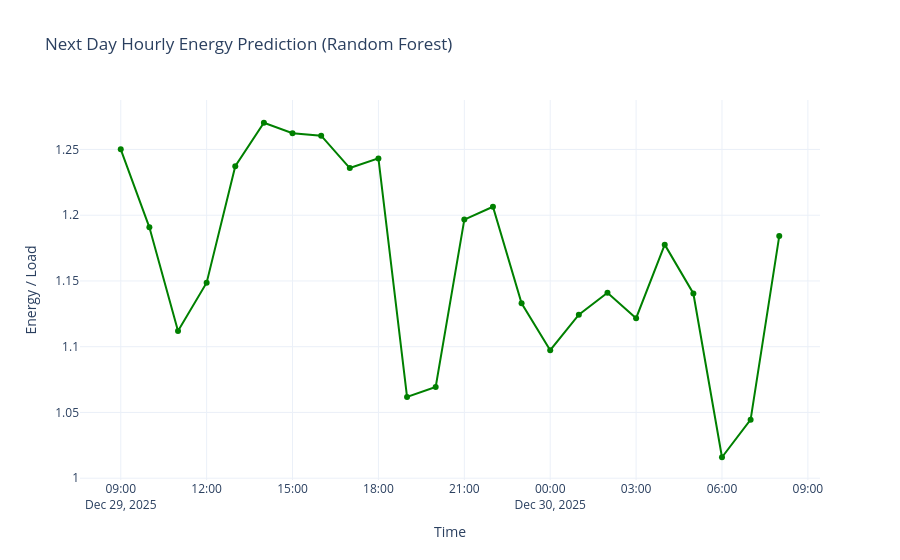

This figure's notebook cell:
### Code cell
# -----------------------------
# 1. Identify last timestamp
# -----------------------------
last_time = rf_X.index.max()
print("Last timestamp:", last_time)

# -----------------------------
# 2. Create next day hourly timestamps
# -----------------------------
next_day_times = pd.date_range(
    start=last_time + pd.Timedelta(hours=1),
    periods=24,
    freq="h"
)

next_day_X = pd.DataFrame(index=next_day_times)
next_day_X["hour"] = next_day_X.index.hour
next_day_X["weekday"] = next_day_X.index.weekday

hour = next_day_X["hour"]
weekday = next_day_X["weekday"]

# -----------------------------
# 3. Prepare historical stats (PAST DATA ONLY)
# -----------------------------
hist_df = rf_X.loc[rf_X.index < next_day_times[0]].copy()
hist_df["hour"] = hist_df.index.hour
hist_df["weekday"] = hist_df.index.weekday

# Weekday + hour mean
weekday_hour_means = (
    hist_df
    .groupby(["weekday", "hour"])[["AVG_CURRENT", "AVG_V_LN"]]
    .mean()
)

# Hour-only fallback
hour_means = hist_df.groupby("hour")[["AVG_CURRENT", "AVG_V_LN"]].mean()

# -----------------------------
# 4. Populate AVG_CURRENT & AVG_V_LN (CORRECT WAY)
# -----------------------------
next_day_X = next_day_X.merge(
    weekday_hour_means,
    left_on=["weekday", "hour"],
    right_index=True,
    how="left"
)

# Fallbacks
for col in ["AVG_CURRENT", "AVG_V_LN"]:
    next_day_X[col] = next_day_X[col].fillna(
        next_day_X["hour"].map(hour_means[col])
    )

next_day_X[["AVG_CURRENT", "AVG_V_LN"]] = (
    next_day_X[["AVG_CURRENT", "AVG_V_LN"]]
    .fillna(hist_df[["AVG_CURRENT", "AVG_V_LN"]].mean())
)

# -----------------------------
# 5. Power proxy
# -----------------------------
next_day_X["power_proxy"] = (
    next_day_X["AVG_CURRENT"] * next_day_X["AVG_V_LN"]
)

# -----------------------------
# 6. Cyclical time encoding
# -----------------------------
next_day_X["hour_sin"] = np.sin(2 * np.pi * hour / 24)
next_day_X["hour_cos"] = np.cos(2 * np.pi * hour / 24)
next_day_X["weekday_sin"] = np.sin(2 * np.pi * weekday / 7)
next_day_X["weekday_cos"] = np.cos(2 * np.pi * weekday / 7)

# -----------------------------
# 7. Lag features (target-based)
# -----------------------------
hist_df["kwh_lag_1"]   = y.shift(1)
hist_df["kwh_lag_8"]   = y.shift(8)
hist_df["kwh_lag_24"]  = y.shift(24)
hist_df["kwh_lag_168"] = y.shift(168)

lag_cols = ["kwh_lag_1", "kwh_lag_8", "kwh_lag_24", "kwh_lag_168"]
weekday_hour_lag_means = (
    hist_df
    .groupby(["weekday", "hour"])[lag_cols]
    .mean()
)
hour_lag_means = (
    hist_df
    .groupby("hour")[lag_cols]
    .mean()
)

next_day_X = next_day_X.merge(
    weekday_hour_lag_means,
    left_on=["weekday", "hour"],
    right_index=True,
    how="left"
)
# Fallback
for col in lag_cols:
    next_day_X[col] = next_day_X[col].fillna(
        next_day_X["hour"].map(hour_lag_means[col])
    )

next_day_X[lag_cols] = next_day_X[lag_cols].fillna(
    hist_df[lag_cols].mean()
)

# -----------------------------
# 8. Rolling statistics
# -----------------------------
hist_df["kwh_roll_2"] = y.rolling(2).mean()
hist_df["kwh_roll_24"] = y.rolling(24).mean()

roll_cols = ["kwh_roll_2", "kwh_roll_24"]
weekday_hour_roll_means = (
    hist_df
    .groupby(["weekday", "hour"])[roll_cols]
    .mean()
)
hour_roll_means = (
    hist_df
    .groupby("hour")[roll_cols]
    .mean()
)

next_day_X = next_day_X.merge(
    weekday_hour_roll_means,
    left_on=["weekday", "hour"],
    right_index=True,
    how="left"
)

# Fallback
for col in roll_cols:
    next_day_X[col] = next_day_X[col].fillna(
        next_day_X["hour"].map(hour_roll_means[col])
    )

next_day_X[roll_cols] = next_day_X[roll_cols].fillna(
    hist_df[roll_cols].mean()
)

# -----------------------------
# 9. Shift & calendar features
# -----------------------------
next_day_X["is_7to15_shift"] = ((hour >= 7) & (hour <= 15)).astype(int)
next_day_X["is_sunday"] = (weekday == 6).astype(int)

# -----------------------------
# 10. Gap & activity flags
# -----------------------------
next_day_X["time_since_gap"] = rf_X["time_since_gap"].iloc[-1] + 1
next_day_X["low_activity_detected"] = rf_X["low_activity_detected"].iloc[-1]
next_day_X["spike_detected"] = rf_X["spike_detected"].iloc[-1]

# -----------------------------
# 11. Align feature order
# -----------------------------
next_day_X = next_day_X[rf_feature_cols]

# -----------------------------
# 12. Predict (Random Forest)
# -----------------------------
next_day_pred = rf_random.predict(next_day_X)

# -----------------------------
# 13. Forecast DataFrame
# -----------------------------
forecast_df = pd.DataFrame(
    {"Predicted": next_day_pred},
    index=next_day_X.index
)

# -----------------------------
# 14. Plot
# -----------------------------
fig = go.Figure()
fig.add_trace(go.Scatter(
    x=forecast_df.index,
    y=forecast_df["Predicted"],
    mode="lines+markers",
    name="Predicted Next Day",
    line=dict(color="green", width=2)
))

fig.update_layout(
    title="Next Day Hourly Energy Prediction (Random Forest)",
    xaxis_title="Time",
    yaxis_title="Energy / Load",
    template="plotly_white"
)

fig.show()

### Figure 1 — Plotly figure (JSON) as saved in the notebook; plotly's stock layout.template omitted (floating-point values rounded to 4 significant figures)
{"data": [{"line": {"color": "green", "width": 2}, "mode": "lines+markers", "name": "Predicted Next Day", "type": "scatter", "x": ["2025-12-29T09:00:00.000000000", "2025-12-29T10:00:00.000000000", "2025-12-29T11:00:00.000000000", "2025-12-29T12:00:00.000000000", "2025-12-29T13:00:00.000000000", "2025-12-29T14:00:00.000000000", "2025-12-29T15:00:00.000000000", "2025-12-29T16:00:00.000000000", "2025-12-29T17:00:00.000000000", "2025-12-29T18:00:00.000000000", "2025-12-29T19:00:00.000000000", "2025-12-29T20:00:00.000000000", "2025-12-29T21:00:00.000000000", "2025-12-29T22:00:00.000000000", "2025-12-29T23:00:00.000000000", "2025-12-30T00:00:00.000000000", "2025-12-30T01:00:00.000000000", "2025-12-30T02:00:00.000000000", "2025-12-30T03:00:00.000000000", "2025-12-30T04:00:00.000000000", "2025-12-30T05:00:00.000000000", "2025-12-30T06:00:00.000000000", "2025-12-30T07:00:00.000000000", "2025-12-30T08:00:00.000000000"], "y": [1.25, 1.191, 1.112, 1.149, 1.237, 1.27, 1.262, 1.26, 1.236, 1.243, 1.062, 1.069, 1.197, 1.206, 1.133, 1.097, 1.124, 1.141, 1.122, 1.178, 1.14, 1.016, 1.044, 1.184]}], "layout": {"title": {"text": "Next Day Hourly Energy Prediction (Random Forest)"}, "xaxis": {"title": {"text": "Time"}}, "yaxis": {"title": {"text": "Energy / Load"}}}}
